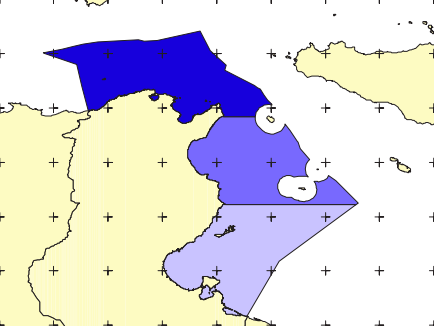
#> input picture traefishing/app/tools/carte/carte_trois_bleu_tunisie.PNG, 434 x 326 px
$ python carteTroisBleus.py
#> lines starting #> are read from the running program, lines starting #| are printed output that depends on the picture; after the words box and inside, x2 and y2 are one past the last pixel; in counts of white or black regions, pixels touching at a corner belong together
from PIL import Image, ImageDraw
import math
import cv2
import numpy as np
from typing import Tuple
import matplotlib.pyplot as plt
import os

# Convertisseurs entre degrés-minutes et décimal
def deg_min_to_decimal(deg: int, minutes: float) -> float:
    """Convertit des degrés et minutes en degrés décimaux."""
    return deg + minutes / 60

# [5 lines left out: function decimal_to_deg_min, not called in this run]

def latlon_to_pixel_mercator(latitude, longitude, image_width, image_height,
                           lon_min, lon_max, lat_min, lat_max):
    """
    Convertit lat/lon en coordonnées pixel avec projection Mercator.
    """
    lat_rad = math.radians(latitude)
    lat_min_rad = math.radians(lat_min)
    lat_max_rad = math.radians(lat_max)

    x_ratio = (longitude - lon_min) / (lon_max - lon_min)
    x_pixel = int(x_ratio * image_width)

    y_mercator = math.log(math.tan(math.pi/4 + lat_rad/2))
    y_mercator_min = math.log(math.tan(math.pi/4 + lat_min_rad/2))
    y_mercator_max = math.log(math.tan(math.pi/4 + lat_max_rad/2))

    y_ratio = (y_mercator_max - y_mercator) / (y_mercator_max - y_mercator_min)
    y_pixel = int(y_ratio * image_height)

    x_pixel = max(0, min(x_pixel, image_width - 1))
    y_pixel = max(0, min(y_pixel, image_height - 1))

    return (x_pixel, y_pixel)

def calculate_scale(image: np.ndarray, lat_range: tuple, lon_range: tuple,
                    margin_left: int, margin_right: int, margin_top: int, margin_bottom: int) -> float:
    """Calcule l'échelle de conversion pixels -> kilomètres."""
    height, width = image.shape[:2]
    lat_min, lat_max = lat_range
    lon_min, lon_max = lon_range

    # Distance en degrés
    lat_diff = lat_max - lat_min  # en degrés
    lon_diff = lon_max - lon_min  # en degrés

    # Conversion en kilomètres
    lat_km = lat_diff * 111  # 1° latitude ≈ 111 km
    avg_lat = (lat_min + lat_max) / 2
    lon_km = lon_diff * 111 * math.cos(math.radians(avg_lat))

    # Échelle : km par pixel
    km_per_pixel_x = lon_km / (width - margin_left - margin_right)
    km_per_pixel_y = lat_km / (height - margin_top - margin_bottom)
    return (km_per_pixel_x + km_per_pixel_y) / 2

def create_color_mask(image: np.ndarray, color: Tuple[int, int, int]) -> np.ndarray:
    """Crée un masque pour une couleur donnée avec une tolérance."""
    tolerance = 50
    lower_bound = np.array([max(0, c - tolerance) for c in color], dtype=np.uint8)
    upper_bound = np.array([min(255, c + tolerance) for c in color], dtype=np.uint8)
    return cv2.inRange(image, lower_bound, upper_bound)

def process_image(image_path: str, zone_colors: dict) -> Tuple[np.ndarray, dict, dict]:
    """Traite l'image pour extraire les zones de couleur spécifiées."""
#> called with image_path = 'carte/carte_trois_bleu_tunisie.PNG'
    if not os.path.exists(image_path):
        raise FileNotFoundError(f"Le fichier image n'existe pas : {image_path}")

    image = cv2.imread(image_path)
#> image is the input picture: shape (326, 434, 3); mean B, G, R 224.4, 215.6, 219.3
    if image is None:
        raise ValueError(f"Erreur de chargement de l'image : {image_path}")

    image_rgb = cv2.cvtColor(image, cv2.COLOR_BGR2RGB)
    image_rgb = cv2.GaussianBlur(image_rgb, (5, 5), 0)
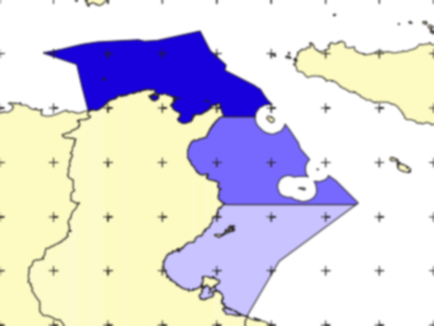
#> image_rgb: shape (326, 434, 3); mean R, G, B 219.4, 215.6, 224.5

    # Dictionnaire pour stocker les contours de chaque zone
    zone_contours = {}
    masks = {}

    # Créer un masque et extraire les contours pour chaque couleur
    for zone_name, color in zone_colors.items():
        zone_mask = create_color_mask(image_rgb, color)
        kernel = np.ones((3, 3), np.uint8)
        zone_mask = cv2.morphologyEx(zone_mask, cv2.MORPH_CLOSE, kernel)

        contours, _ = cv2.findContours(zone_mask, cv2.RETR_EXTERNAL, cv2.CHAIN_APPROX_SIMPLE)
        zone_contours[zone_name] = [c for c in contours if cv2.contourArea(c) > 100]
        masks[zone_name] = zone_mask
        if zone_name != "terre":
            print(f"Nombre de contours détectés pour {zone_name} : {len(zone_contours[zone_name])}")
#> this loop made 4 passes
#| Nombre de contours détectés pour nord : 1
#| Nombre de contours détectés pour centre : 2
#| Nombre de contours détectés pour sud : 3
#> pass 1, in process_image, `zone_mask = create_color_mask(image_rgb, color)`:
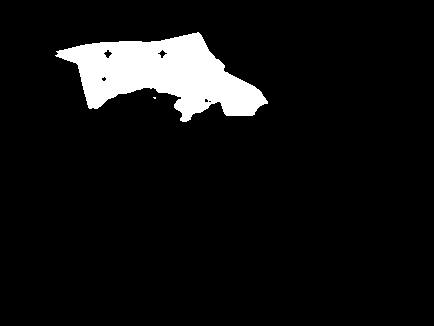
#> zone_mask: shape (326, 434); 7.1% white; 2 white regions (1 under 20 px), largest, box (x1, y1, x2, y2) and area: (55, 32, 268, 122) 10009
#> pass 2, in process_image, `zone_mask = create_color_mask(image_rgb, color)`:
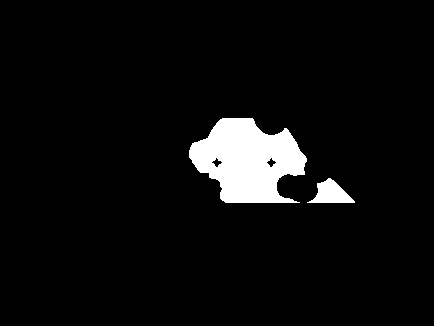
#> zone_mask: shape (326, 434); 5.2% white; 2 white regions, box (x1, y1, x2, y2) and area: (189, 118, 307, 203) 6733, (307, 178, 355, 203) 661
#> after the loop:
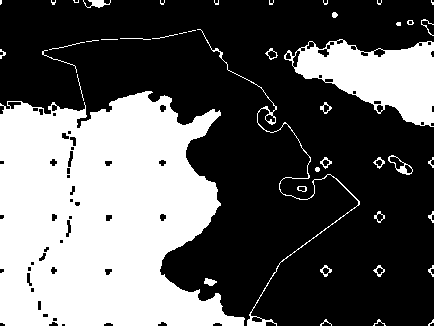
#> zone_mask: shape (326, 434); 36.9% white; 44 white regions (15 under 20 px), largest, box (x1, y1, x2, y2) and area: (0, 91, 245, 326) 42859, (284, 39, 434, 127) 7122, (197, 29, 360, 326) 839
#> after the loop, masks = 4 items; zone_contours = 4 items

    return image, zone_contours, masks

# [25 lines left out: functions get_min_distance_to_contour, get_nearest_zone, not called in this run]

def is_point_in_zone(x: int, y: int, contours: list) -> bool:
    """Vérifie si le point est à l'intérieur des contours d'une zone."""
    point = (x, y)
    for contour in contours:
        if cv2.pointPolygonTest(contour, point, False) >= 0:
            return True
    return False

def check_location(image: np.ndarray, x: int, y: int, zone_colors: dict, zone_contours: dict, masks: dict, km_per_pixel: float) -> str:
    """Vérifie la position du bateau et génère des messages."""
    # Vérifier d'abord si le point est dans une zone en utilisant les contours
    zone_name = None
    for name, contours in zone_contours.items():
        if is_point_in_zone(x, y, contours):
            zone_name = name
            break

    # Si aucune zone n'est détectée via les contours, vérifier la couleur (pour la terre ou hors zone)
    if zone_name is None:
        image_rgb = cv2.cvtColor(image, cv2.COLOR_BGR2RGB)
        pixel_color = image_rgb[y, x]
        print(f"Couleur du pixel à ({x}, {y}) : {pixel_color}")

        tolerance = 50
        for name, color in zone_colors.items():
            if (abs(int(pixel_color[0]) - color[0]) <= tolerance and
                abs(int(pixel_color[1]) - color[1]) <= tolerance and
                abs(int(pixel_color[2]) - color[2]) <= tolerance):
                zone_name = name
                break

    # Générer le message en fonction de la zone
    if zone_name == "nord":
        status = "📍 Le bateau est dans la Zone Nord des eaux tunisiennes (zone de pêche réglementaire)."
    elif zone_name == "centre":
        status = "📍 Le bateau est dans la Zone Centre des eaux tunisiennes (zone de pêche réglementaire)."
    elif zone_name == "sud":
        status = "📍 Le bateau est dans la Zone Sud des eaux tunisiennes (zone de pêche réglementaire)."
    elif zone_name == "terre":
        status = "⚠️ Le bateau est sur la terre tunisienne (zone non navigable pour la pêche)."
    else:
        # Hors zone réglementaire (mer blanche)
        status = "⚠️ Le bateau est hors des zones de pêche réglementaires des eaux tunisiennes (zone blanche)."
        # Trouver la zone la plus proche
        nearest_zone, distance = get_nearest_zone(x, y, zone_contours, km_per_pixel)
        status += f"\nLa zone réglementaire la plus proche est la Zone {nearest_zone.capitalize()} à {distance:.2f} km."
        if distance <= 0.5:
            status += "\n⚠️ ATTENTION : Le bateau est très proche de la frontière d'une zone réglementaire. Veuillez ajuster votre trajectoire si nécessaire."

    return status

def place_point_deg_min(lat_deg_min: str, lon_deg_min: str, point_size: int = 5, point_color: str = "red"):
    """
    Place un point sur la carte à partir des coordonnées lat/lon (format "36°30") et affiche l'image.
    """
    # Paramètres codés en dur
    IMAGE_PATH = "carte/carte_trois_bleu_tunisie.PNG"  # Ajuste ce chemin si nécessaire
    ZONE_COLORS = {
        "nord": (23, 0, 220),    # #1700dc
        "centre": (120, 105, 254),  # #7869fe
        "sud": (201, 195, 255),    # #c9c3ff
        "terre": (253, 251, 194)   # #fdfbc2
    }
    MARGIN_LEFT = 50
    MARGIN_RIGHT = 50
    MARGIN_TOP = 50
    MARGIN_BOTTOM = 50

    # Limites de la carte (basées sur l'exemple fourni)
    lon_min_map = deg_min_to_decimal(7, 0)
    lon_max_map = deg_min_to_decimal(15, 0)
    lat_min_map = deg_min_to_decimal(33, 0)
    lat_max_map = deg_min_to_decimal(39, 0)

    # Conversion des coordonnées
    lat_parts = lat_deg_min.split('°')
    lon_parts = lon_deg_min.split('°')

    lat_deg = int(lat_parts[0])
    lat_min = float(lat_parts[1]) if lat_parts[1] else 0
    lon_deg = int(lon_parts[0])
    lon_min = float(lon_parts[1]) if lon_parts[1] else 0

    latitude = deg_min_to_decimal(lat_deg, lat_min)
    longitude = deg_min_to_decimal(lon_deg, lon_min)

    # Traiter l'image
    image, zone_contours, masks = process_image(IMAGE_PATH, ZONE_COLORS)
#> zone_contours = 4 items; masks = 4 items

    # Calculer l'échelle
    km_per_pixel = calculate_scale(image, (lat_min_map, lat_max_map),
                                  (lon_min_map, lon_max_map),
                                  MARGIN_LEFT, MARGIN_RIGHT, MARGIN_TOP, MARGIN_BOTTOM)
#> km_per_pixel = 2.55

    # Convertir en pixels (Mercator pour visualisation)
    width, height = image.shape[1], image.shape[0]
#> width = 434; height = 326
    x, y = latlon_to_pixel_mercator(latitude, longitude, width, height,
                                    lon_min_map, lon_max_map, lat_min_map, lat_max_map)
#> x = 162; y = 111

    # Vérifier la position
    status_message = check_location(image, x, y, ZONE_COLORS, zone_contours, masks, km_per_pixel)
#> the loop in check_location, `for name, contours in zone_contours.items():` made 4 passes
#> (name, zone_name) on pass 4: ('terre', 'terre')
    print(status_message)
#| ⚠️ Le bateau est sur la terre tunisienne (zone non navigable pour la pêche).

    # Dessiner le point
    img = Image.open(IMAGE_PATH).convert("RGBA")
    draw = ImageDraw.Draw(img)
    left = x - point_size
#> left = 157
    top = y - point_size
#> top = 106
    right = x + point_size
#> right = 167
    bottom = y + point_size
#> bottom = 116
    draw.ellipse([left, top, right, bottom], fill=point_color)

    # Afficher les informations
    print(f"\n📍 Point aux coordonnées: {lat_deg}°{lat_min:.1f}, {lon_deg}°{lon_min:.1f}")
    print(f"Équivalent décimal: {latitude:.6f}°, {longitude:.6f}°")
    print(f"Point placé aux coordonnées pixel: ({x}, {y})")
#| Point placé aux coordonnées pixel: (162, 111)

    # Afficher l'image
    img_np = np.array(img)
    plt.figure(figsize=(8, 8))
    plt.imshow(img_np)
    plt.axis('off')
    plt.show()

    return x, y

# Exemple d'utilisation
if __name__ == "__main__":
    x, y = place_point_deg_min("37°00", "10°00")
#> x = 162; y = 111

$ run again, with traefishing/app/tools/carte/1.PNG copied over traefishing/app/tools/carte/carte_trois_bleu_tunisie.PNG
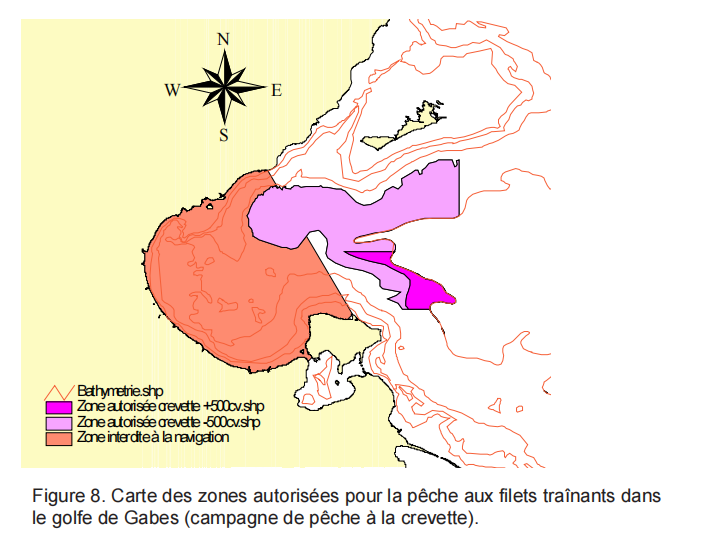
#> input picture traefishing/app/tools/carte/1.PNG, 724 x 547 px
#> in process_image, image is the input picture: shape (547, 724, 3); mean B, G, R 220, 233.9, 246.4
#> the loop in process_image, `for zone_name, color in zone_colors.items():` made 4 passes
#| Nombre de contours détectés pour nord : 0
#| Nombre de contours détectés pour centre : 0
#| Nombre de contours détectés pour sud : 15
#> pass 3, in process_image, `zone_mask = cv2.morphologyEx(zone_mask, cv2.MORPH_CLOSE, kernel)`:
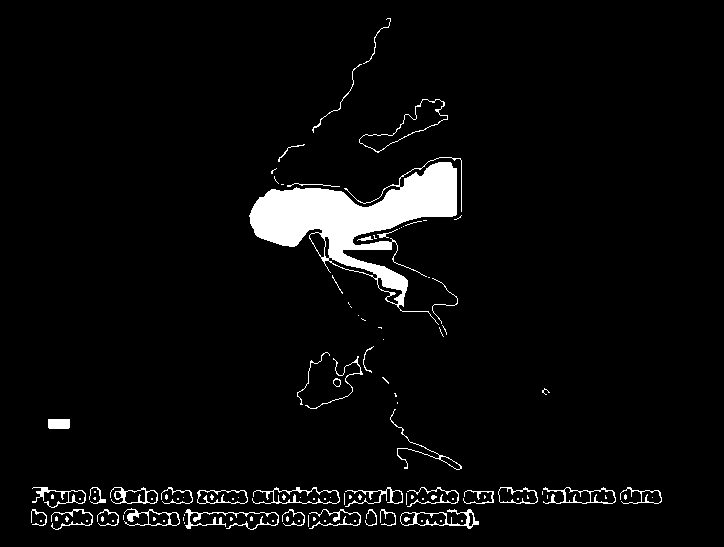
#> zone_mask: shape (547, 724); 4.4% white; 118 white regions (78 under 20 px), largest, box (x1, y1, x2, y2) and area: (249, 157, 462, 325) 11185, (185, 509, 279, 530) 421, (400, 509, 479, 529) 381
#> after the loop in process_image, `for zone_name, color in zone_colors.items():`:
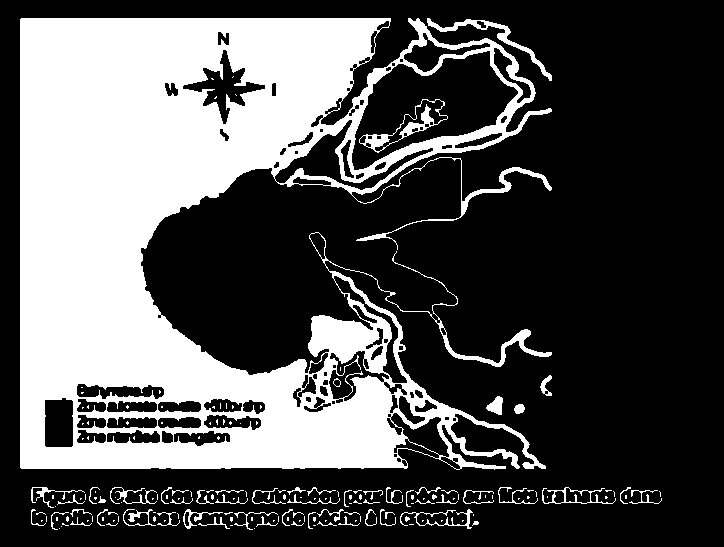
#> zone_mask: shape (547, 724); 32.6% white; 178 white regions (120 under 20 px), largest, box (x1, y1, x2, y2) and area: (20, 18, 552, 470) 122715, (427, 18, 552, 81) 796, (359, 99, 448, 153) 788
#> after the loop in process_image, `for zone_name, color in zone_colors.items():`: masks = 4 items
#> km_per_pixel = 1.32
#> the loop in check_location, `for name, contours in zone_contours.items():` made 4 passes
#> (name, contours) on passes 1 to 2: ('nord', []), ('centre', [])
#> pixel_color = [206, 137, 213]
#| Couleur du pixel à (271, 187) : [206 137 213]
#> the loop in get_nearest_zone, `for zone_name, contours in zone_contours.items():` made 4 passes
#> after the loop in get_nearest_zone, `for zone_name, contours in zone_contours.items():`: min_distance = 2.64
#> in check_location, `nearest_zone, distance = get_nearest_zone(x, y, zone_contours, km_per_..`: nearest_zone = 'sud'; distance = 2.64
#| ⚠️ Le bateau est hors des zones de pêche réglementaires des eaux tunisiennes (zone blanche).
#| La zone réglementaire la plus proche est la Zone Sud à 2.64 km.
#| Point placé aux coordonnées pixel: (271, 187)

$ run again, with traefishing/app/tools/carte/10.PNG copied over traefishing/app/tools/carte/carte_trois_bleu_tunisie.PNG
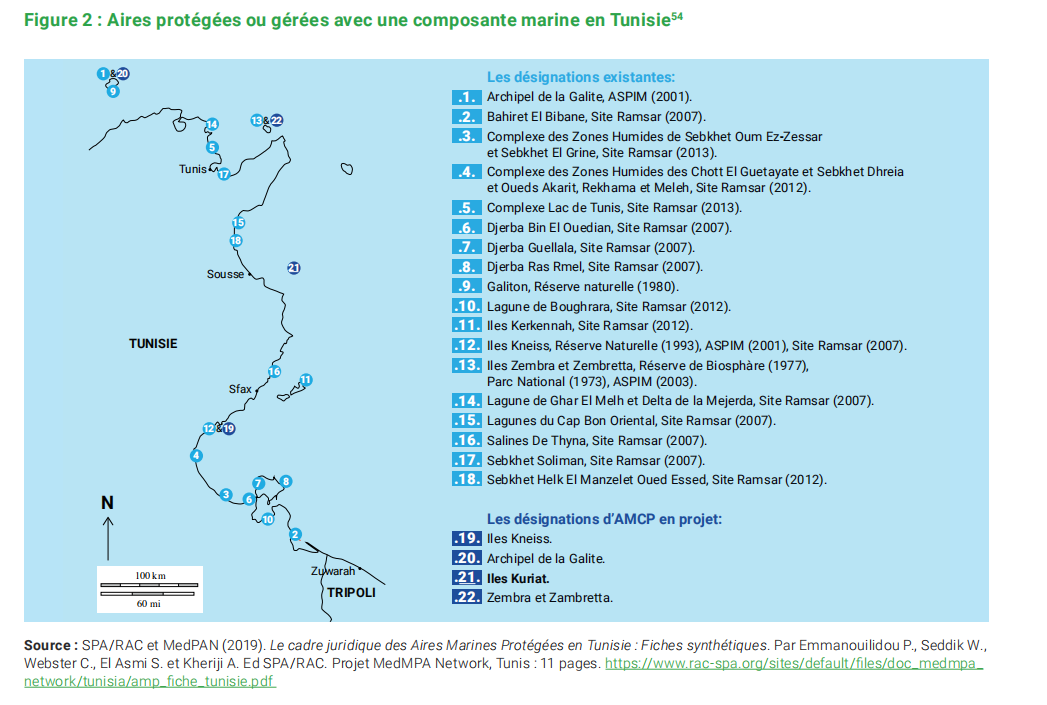
#> input picture traefishing/app/tools/carte/10.PNG, 1047 x 705 px
#> in process_image, image is the input picture: shape (705, 1047, 3); mean B, G, R 237.9, 226.3, 193.6
#> the loop in process_image, `for zone_name, color in zone_colors.items():` made 4 passes
#> contours on pass 2: 24 contours, all with area under 20
#> (printed output is left out)
#> pass 3, in process_image, `zone_mask = create_color_mask(image_rgb, color)`:
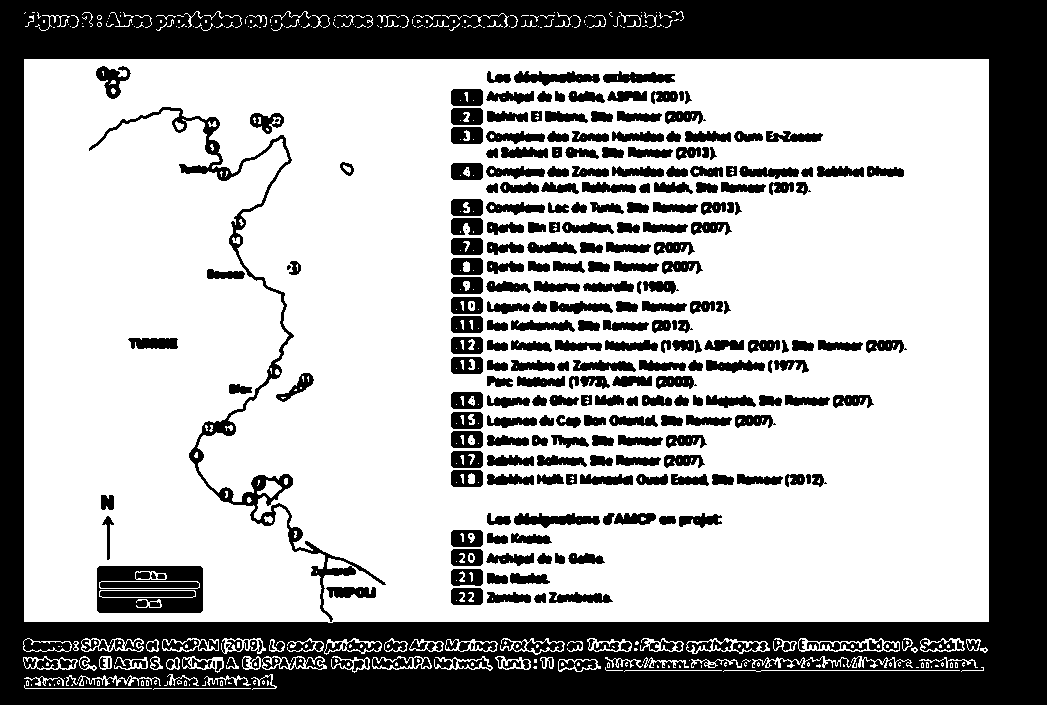
#> zone_mask: shape (705, 1047); 65.3% white; 282 black regions (36 under 20 px), largest, box (x1, y1, x2, y2) and area: (0, 0, 1047, 705) 181477, (89, 107, 386, 622) 5983, (97, 566, 203, 613) 4301
#> after the loop in process_image, `for zone_name, color in zone_colors.items():`:
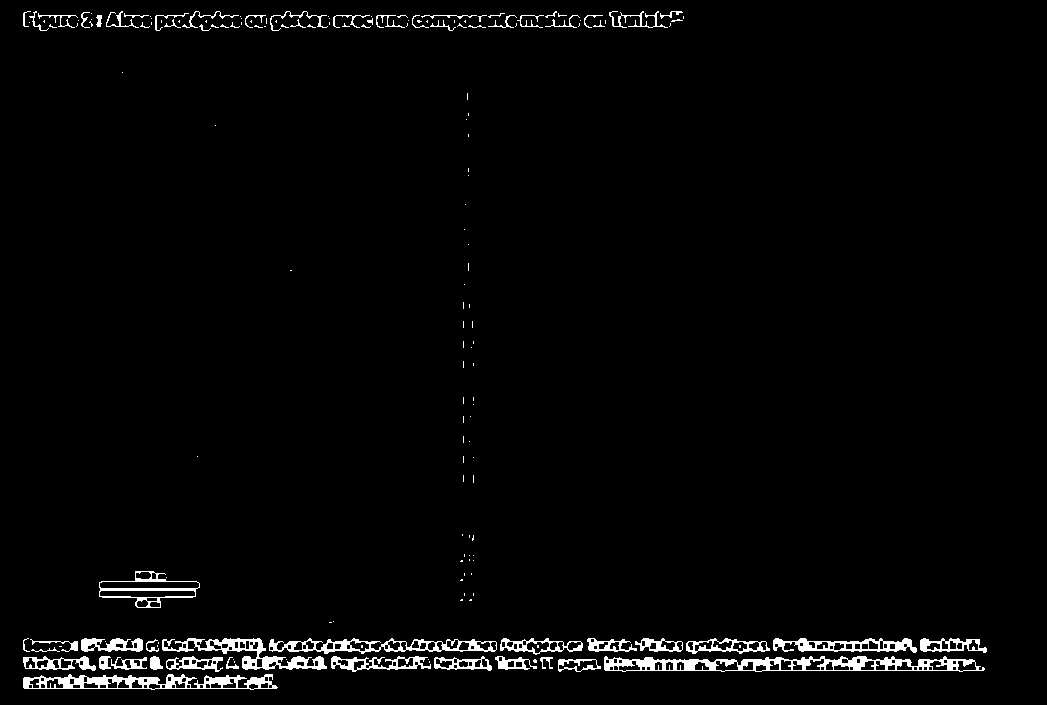
#> zone_mask: shape (705, 1047); 2.5% white; 175 white regions (118 under 20 px), largest, box (x1, y1, x2, y2) and area: (604, 656, 985, 672) 2852, (23, 674, 278, 690) 1976, (162, 638, 327, 670) 1522
#> after the loop in process_image, `for zone_name, color in zone_colors.items():`: masks = 4 items
#> km_per_pixel = 0.93
#> the loop in check_location, `for name, contours in zone_contours.items():` made 3 passes
#> (name, zone_name) on pass 3: ('sud', 'sud')
#| 📍 Le bateau est dans la Zone Sud des eaux tunisiennes (zone de pêche réglementaire).
#| Point placé aux coordonnées pixel: (392, 241)

$ run again, with traefishing/app/tools/carte/11.PNG copied over traefishing/app/tools/carte/carte_trois_bleu_tunisie.PNG
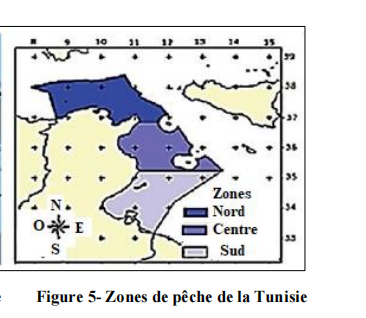
#> input picture traefishing/app/tools/carte/11.PNG, 366 x 318 px
#> in process_image, image is the input picture: shape (318, 366, 3); mean B, G, R 221.4, 221.7, 221.4
#> the loop in process_image, `for zone_name, color in zone_colors.items():` made 4 passes
#| Nombre de contours détectés pour nord : 0
#| Nombre de contours détectés pour centre : 0
#| Nombre de contours détectés pour sud : 5
#> pass 3, in process_image, `zone_mask = cv2.morphologyEx(zone_mask, cv2.MORPH_CLOSE, kernel)`:
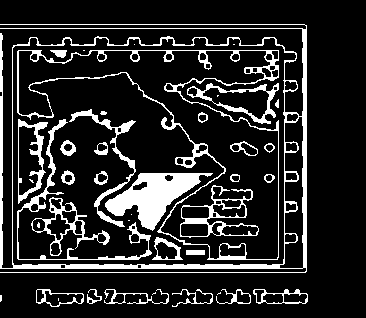
#> zone_mask: shape (318, 366); 15.8% white; 41 white regions (12 under 20 px), largest, box (x1, y1, x2, y2) and area: (0, 24, 307, 273) 5431, (17, 50, 279, 260) 2955, (105, 173, 213, 231) 2675
#> after the loop in process_image, `for zone_name, color in zone_colors.items():`:
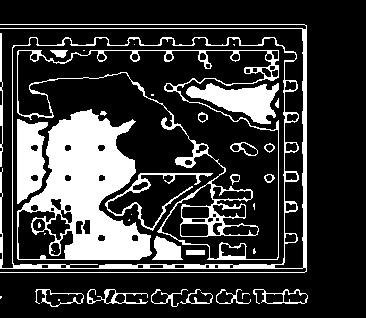
#> zone_mask: shape (318, 366); 22.2% white; 37 white regions (14 under 20 px), largest, box (x1, y1, x2, y2) and area: (17, 109, 152, 260) 10408, (0, 24, 307, 273) 4671, (17, 50, 279, 260) 3858
#> after the loop in process_image, `for zone_name, color in zone_colors.items():`: masks = 4 items
#> km_per_pixel = 2.88
#> the loop in check_location, `for name, contours in zone_contours.items():` made 3 passes
#> (name, zone_name) on pass 3: ('sud', 'sud')
#| 📍 Le bateau est dans la Zone Sud des eaux tunisiennes (zone de pêche réglementaire).
#| Point placé aux coordonnées pixel: (137, 108)
